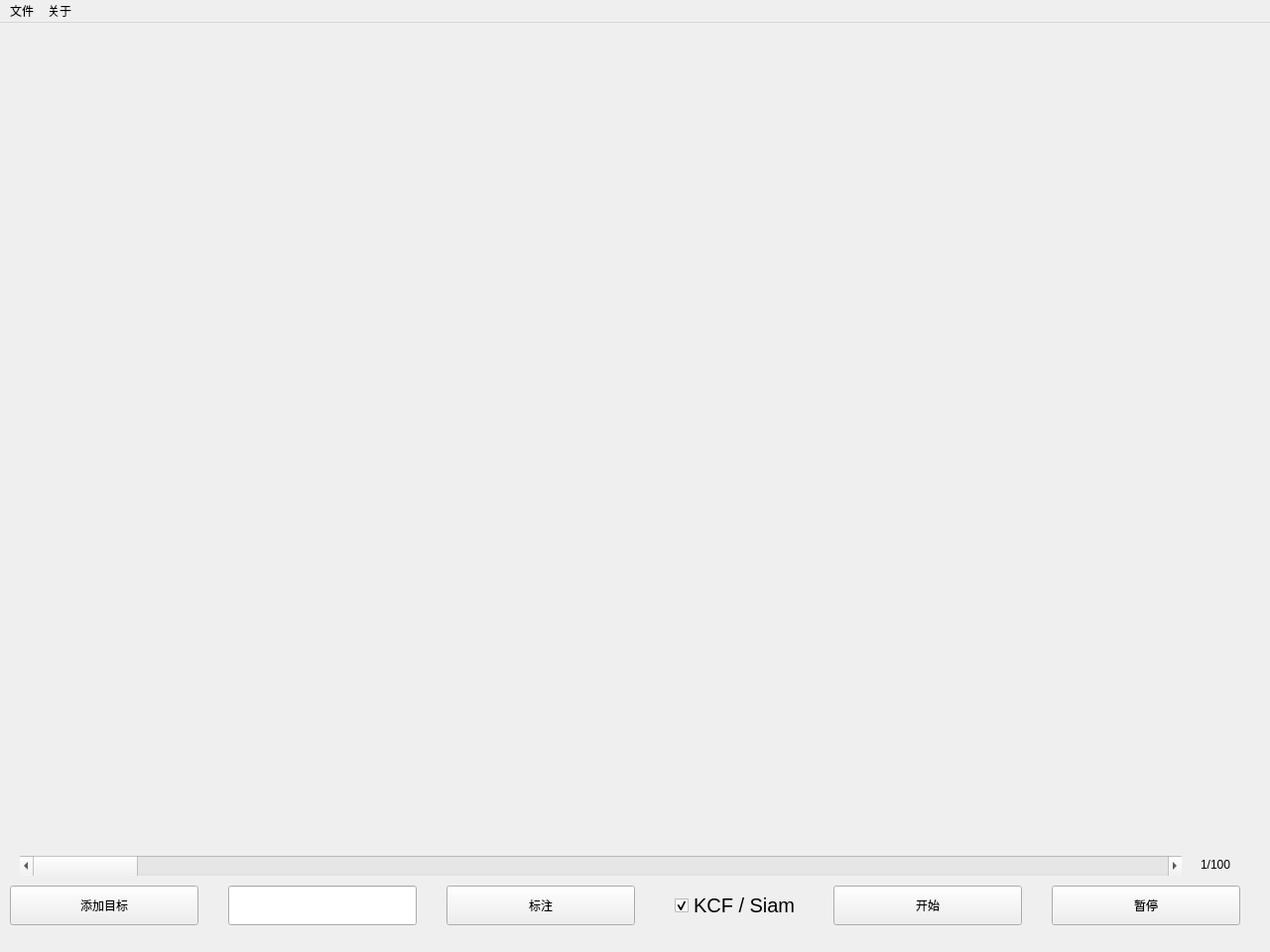
<?xml version="1.0" encoding="UTF-8"?>
<ui version="4.0">
 <class>MainWindow</class>
 <widget class="QMainWindow" name="MainWindow">
  <property name="geometry">
   <rect>
    <x>0</x>
    <y>0</y>
    <width>1280</width>
    <height>960</height>
   </rect>
  </property>
  <property name="windowTitle">
   <string>MainWindow</string>
  </property>
  <widget class="QWidget" name="centralwidget">
   <widget class="QPushButton" name="pushButton_stop">
    <property name="geometry">
     <rect>
      <x>1060</x>
      <y>870</y>
      <width>190</width>
      <height>40</height>
     </rect>
    </property>
    <property name="text">
     <string>暂停</string>
    </property>
   </widget>
   <widget class="QLineEdit" name="lineEdit">
    <property name="geometry">
     <rect>
      <x>230</x>
      <y>870</y>
      <width>190</width>
      <height>40</height>
     </rect>
    </property>
   </widget>
   <widget class="QPushButton" name="pushButton_add">
    <property name="geometry">
     <rect>
      <x>10</x>
      <y>870</y>
      <width>190</width>
      <height>40</height>
     </rect>
    </property>
    <property name="text">
     <string>添加目标</string>
    </property>
   </widget>
   <widget class="QPushButton" name="pushButton_mark">
    <property name="geometry">
     <rect>
      <x>450</x>
      <y>870</y>
      <width>190</width>
      <height>40</height>
     </rect>
    </property>
    <property name="text">
     <string>标注</string>
    </property>
   </widget>
   <widget class="QPushButton" name="pushButton_start">
    <property name="geometry">
     <rect>
      <x>840</x>
      <y>870</y>
      <width>190</width>
      <height>40</height>
     </rect>
    </property>
    <property name="text">
     <string>开始</string>
    </property>
   </widget>
   <widget class="QScrollBar" name="horizontalScrollBar">
    <property name="geometry">
     <rect>
      <x>20</x>
      <y>840</y>
      <width>1171</width>
      <height>20</height>
     </rect>
    </property>
    <property name="orientation">
     <enum>Qt::Horizontal</enum>
    </property>
   </widget>
   <widget class="QLabel" name="label">
    <property name="geometry">
     <rect>
      <x>1210</x>
      <y>840</y>
      <width>67</width>
      <height>17</height>
     </rect>
    </property>
    <property name="text">
     <string>1/100</string>
    </property>
   </widget>
   <widget class="QCheckBox" name="checkBox">
    <property name="enabled">
     <bool>true</bool>
    </property>
    <property name="geometry">
     <rect>
      <x>680</x>
      <y>870</y>
      <width>190</width>
      <height>40</height>
     </rect>
    </property>
    <property name="font">
     <font>
      <pointsize>15</pointsize>
     </font>
    </property>
    <property name="text">
     <string>KCF / Siam</string>
    </property>
    <property name="checked">
     <bool>true</bool>
    </property>
   </widget>
  </widget>
  <widget class="QMenuBar" name="menubar">
   <property name="geometry">
    <rect>
     <x>0</x>
     <y>0</y>
     <width>1280</width>
     <height>31</height>
    </rect>
   </property>
   <widget class="QMenu" name="file">
    <property name="title">
     <string>文件</string>
    </property>
    <addaction name="open_video"/>
    <addaction name="open_image"/>
    <addaction name="open_label"/>
   </widget>
   <widget class="QMenu" name="about">
    <property name="title">
     <string>关于</string>
    </property>
    <addaction name="Manual"/>
   </widget>
   <addaction name="file"/>
   <addaction name="about"/>
  </widget>
  <action name="open_video">
   <property name="text">
    <string>打开视频</string>
   </property>
  </action>
  <action name="open_image">
   <property name="text">
    <string>打开图片</string>
   </property>
  </action>
  <action name="Manual">
   <property name="text">
    <string>使用说明</string>
   </property>
  </action>
  <action name="open_label">
   <property name="text">
    <string>打开标签</string>
   </property>
  </action>
 </widget>
 <resources/>
 <connections/>
</ui>
